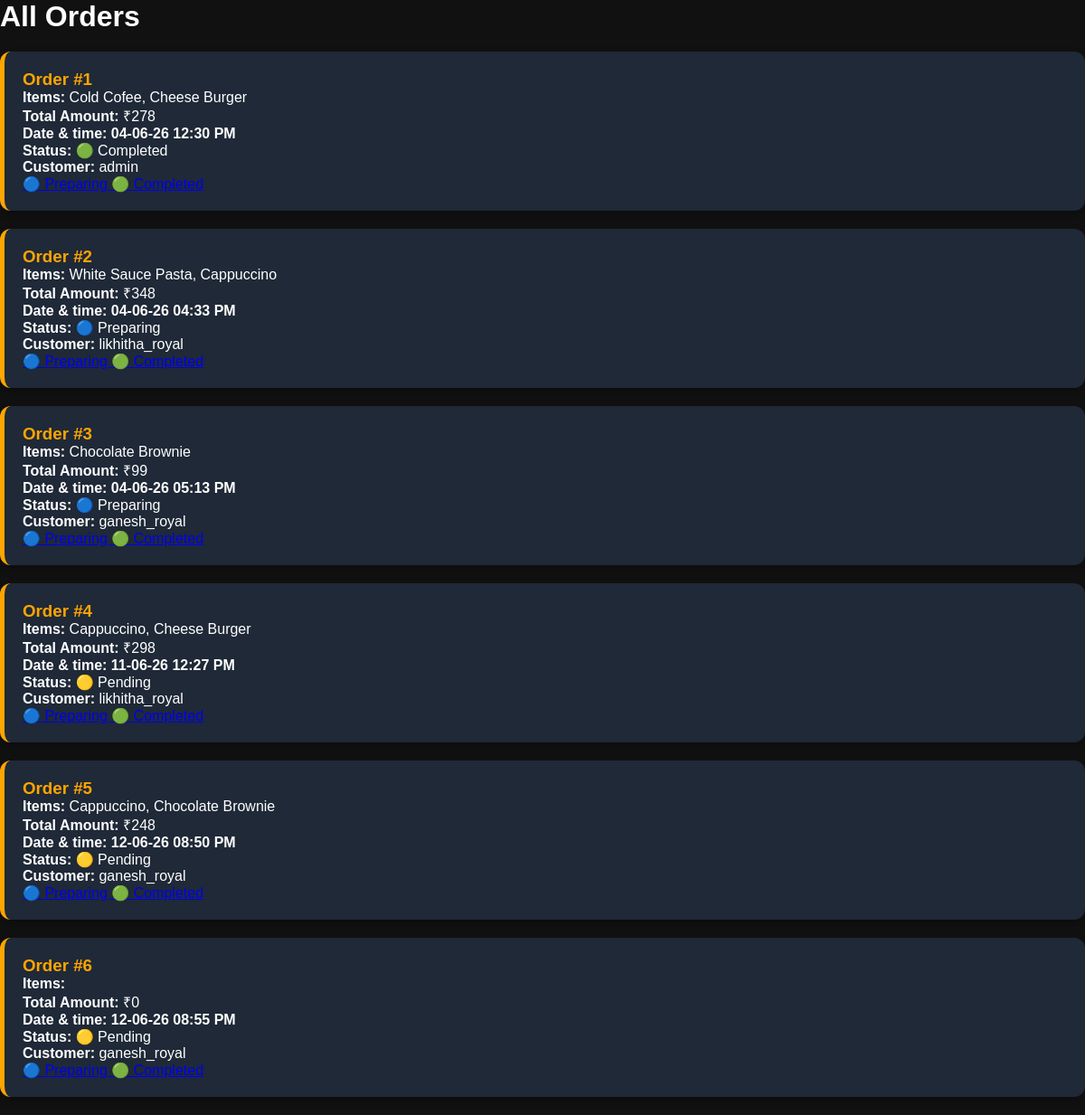
Screenshot of /orders (signed in) with the database file from the repository.
### app.py (models this page shows)
class Order(db.Model):
    id = db.Column(db.Integer, primary_key=True)
    username = db.Column(db.String(100))
    items = db.Column(db.String(500))
    total_amount = db.Column(db.Integer)
    order_date = db.Column(db.DateTime, default=datetime.now)
    status = db.Column(db.String(20), default="pending")

### app.py (the view)
@app.route("/orders")
def orders():
    if session.get("role") == "admin":
        orders = Order.query.all()
    else:
        orders = Order.query.filter_by(
            username=session["user"]
        ).all()
    return render_template(
        "orders.html",
        orders=orders
    )

### templates/orders.html (shortened to what this page needs)
<!DOCTYPE html>
<html>
<head>
    <link rel="stylesheet" href="{{ url_for('static', filename='css/style.css') }}">
</head>
<body>
<h1>All Orders</h1>
{% for order in orders %}
<div class="order-card">
    <h3>Order #{{ order.id }}</h3>
    <p>
        <strong>Items:</strong>
        {{ order.items }}
    </p>
    <p>
        <strong>Total Amount:</strong>
        ₹{{ order.total_amount }}
    </p>
    <p>
        <strong>Date & time:</strong><strong>
            {{ order.order_date.strftime('%d-%m-%y %I:%M %p') }}
        </strong></strong>
    </p>
    <p>
    <strong>Status:</strong>
    {% if order.status == "Preparing" %}
        🔵 Preparing
    {% elif order.status == "Completed" %}
        🟢 Completed
    {% else %}
        🟡 Pending
    {% endif %}
</p>
    {%if session.get(("role")) == "admin" %}
    <p>
        <strong>Customer:</strong>
        {{ order.username }}
    </p>
    {% endif %}
    {% if session.get("role") == "admin" %}
<a href="/update-status/{{ order.id }}/Preparing">
    🔵 Preparing
</a>
<a href="/update-status/{{ order.id }}/Completed">
    🟢 Completed
</a>
{% endif %}
</div>
{% endfor %}
</body>
</html>

### static/css/style.css (style rules this page uses)
* { margin: 0; padding: 0; box-sizing: border-box; }
body { font-family: Arial, sans-serif; background-color: #111; color: white; }
.order-card { background:#1f2937; color:white; padding:20px; margin:20px 0; border-radius:12px; border-left:5px solid orange; box-shadow:0 4px 10px rgba(0,0,0,0.3); }
.order-card h3 { color:orange; }

### rows the page displays
Order: id "1", items "Cold Cofee, Cheese Burger", total_amount "278", order_date "04-06-26 12:30 PM", status "🟢 Completed", username "admin"
Order: id "2", items "White Sauce Pasta, Cappuccino", total_amount "348", order_date "04-06-26 04:33 PM", status "🔵 Preparing", username "likhitha_royal"
Order: id "3", items "Chocolate Brownie", total_amount "99", order_date "04-06-26 05:13 PM", status "🔵 Preparing", username "ganesh_royal"
Order: id "4", items "Cappuccino, Cheese Burger", total_amount "298", order_date "11-06-26 12:27 PM", status "🟡 Pending", username "likhitha_royal"
Order: id "5", items "Cappuccino, Chocolate Brownie", total_amount "248", order_date "12-06-26 08:50 PM", status "🟡 Pending", username "ganesh_royal"
Order: id "6", total_amount "0", order_date "12-06-26 08:55 PM", status "🟡 Pending", username "ganesh_royal"
